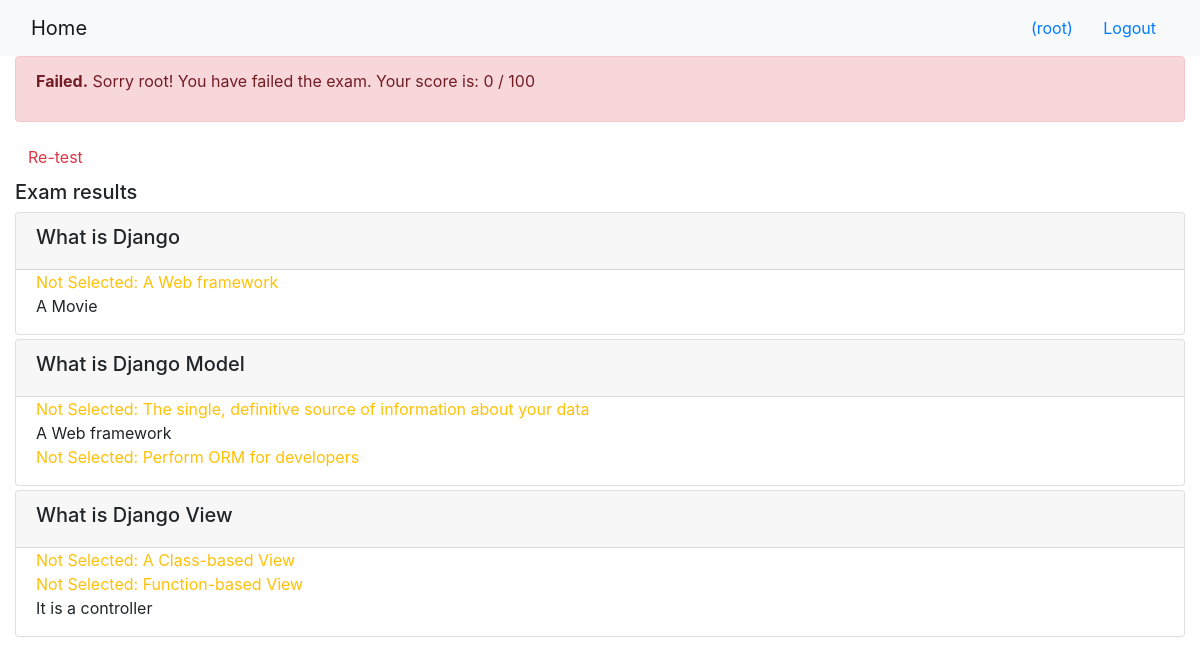
The page /onlinecourse/course/1/submission/1/result/ (signed in) on the database its author committed.
### onlinecourse/models.py (models this page shows, shortened)
class Question(models.Model):
    lesson = models.ForeignKey(Lesson, on_delete=models.CASCADE)
    question_text = models.CharField(max_length=1000)
    mark = models.FloatField(default=0.0)

class Choice(models.Model):
    question = models.ForeignKey(Question, on_delete=models.CASCADE)
    choice = models.CharField(max_length=1000)
    is_correct = models.BooleanField(default=False)

### onlinecourse/views.py (the view)
# urls.py: path('course/<int:course_id>/submission/<int:submission_id>/result/', views.show_exam_result, name = 'show_exam_result'),
def show_exam_result(request, course_id, submission_id):
    course = Course.objects.get(id = course_id)
    submission = Submission.objects.get(id = submission_id)
    chosen_temp = Submission.objects.filter(id = submission_id).values('choices')
    temp_score = []  #score list
    for it in submission.choices.all().filter(is_correct=True).values('question_id'):
        temp_score.append( Question.objects.filter(id=it['question_id'])[0].mark)
    context = {}
    context['selected'] = [it['choices'] for it in chosen_temp]  #Query set (list of dic) to list of values
    context['mark'] = int((sum(temp_score)/25)*100) #Add up the score list and work out % off 100
    context['course'] = course
    return  render(request, 'onlinecourse/exam_result_bootstrap.html', context)

### onlinecourse/templates/onlinecourse/exam_result_bootstrap.html (shortened to what this page needs)
<!DOCTYPE html>
<html lang="en">
<head>
    {% load static %}
    <link rel="stylesheet" href="https://maxcdn.bootstrapcdn.com/bootstrap/4.5.2/css/bootstrap.min.css">
</head>
<body>
    <nav class="navbar navbar-light bg-light">
        <div class="container-fluid">
            <div class="navbar-header">
                <a class="navbar-brand" href="{% url 'onlinecourse:index' %}">Home</a>
            </div>
            <ul class="nav navbar-nav navbar-right">
                {% if user.is_authenticated %}
                <li>
                    <a class="btn btn-link" href="#">{{ user.first_name }}({{ user.username }})</a>
                    <a class="btn btn-link" href="{% url 'onlinecourse:logout' %}">Logout</a>
                </li>
                {% endif %}
            </ul>
        </div>
    </nav>
    <div class="container-fluid">
        {% if mark > 14 %}
            <div class="alert alert-success">
                <p><b>Congratulations {{user.username}}!
                </b>You have passed the exam. Your score is: {{mark}} / 100</p>
            </div>
        {% else %}
            <div class="alert alert-danger">
                <p><b>Failed.</b> Sorry {{user.username}}!</b>
                </b>You have failed the exam. Your score is: {{mark}} / 100</p>
            </div>
            <a class="btn btn-link text-danger" href="{% url 'onlinecourse:course_details' course.id %}">Re-test</a>
        {% endif %}
        <div class="card-columns-vertical mt-1">
        <h5 class="">Exam results</h5>
            {% for lesson in course.lesson_set.all %}
                {% for question in lesson.question_set.all %}
                    <div class="card mt-1">
                        <div class="card-header">
                            <h5>{{ question.question_text}}</h5>
                        </div>
                        <div class="form-group">
                            {% for choice in question.choice_set.all %}
                                <div class="form-check">
                                    {% if choice.id in selected %}
                                        {% if choice.is_correct == True %}
                                            <span class="text-success">Correct answer: {{choice.choice}}</span>
                                        {% else %}
                                            <span class="text-warning">Wrong answer: {{choice.choice}}</span>
                                        {% endif %}
                                    {% elif choice.is_correct == True %}
                                        <span class="text-warning">Not Selected: {{choice.choice}}</span>
                                    {% else %}
                                        <div>{{choice.choice}}</div>
                                    {% endif %}
                                </div>
                            {% endfor %}
                        </div>
                    </div>
                {% endfor %}
            {% endfor %}
        </div>
    </div>
</body>
</html>

### rows shown on the page
Question: question_text "What is Django"
Choice: choice "A Web framework"
Choice: choice "A Movie"
Question: question_text "What is Django Model"
Choice: choice "The single, definitive source of information about your data"
Choice: choice "A Web framework"
Choice: choice "Perform ORM for developers"
Question: question_text "What is Django View"
Choice: choice "A Class-based View"
Choice: choice "Function-based View"
Choice: choice "It is a controller"

### other values the page prints
{{ user.username }} "root"
{{ mark }} "0"
